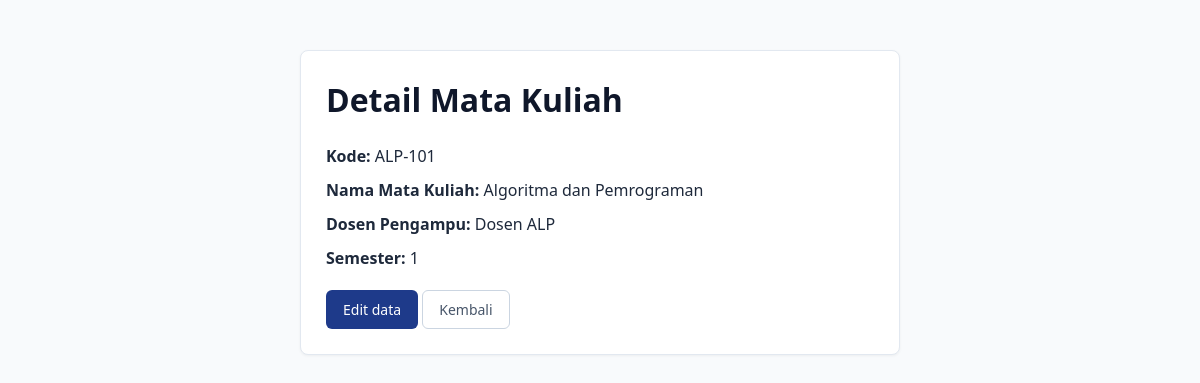
The page /detail_mata_kuliah.php?id=2 on the database its author committed.
### tables this page shows
CREATE TABLE mata_kuliah (
    id INT UNSIGNED AUTO_INCREMENT PRIMARY KEY,
    kode VARCHAR(20) NOT NULL UNIQUE,
    nama VARCHAR(100) NOT NULL,
    dosen VARCHAR(100) NOT NULL,
    semester TINYINT UNSIGNED NOT NULL
);

### detail_mata_kuliah.php (the view, shortened to what this page needs)
<?php
require 'koneksi.php';
$id = filter_var($_GET['id'] ?? '', FILTER_VALIDATE_INT);
$stmt = $conn->prepare("SELECT kode, nama, dosen, semester FROM mata_kuliah WHERE id = ?");
$stmt->bind_param("i", $id);
$stmt->execute();
$res = $stmt->get_result();
$data = $res->fetch_assoc();
?>
<!DOCTYPE html>
<html lang="id">
<head>
    <link rel="stylesheet" href="style.css">
</head>
<body>
    <div class="form-box">
        <h1>Detail Mata Kuliah</h1>
        <p style="margin-bottom: 10px;"><strong>Kode:</strong> <?= htmlspecialchars($data['kode']) ?></p>
        <p style="margin-bottom: 10px;"><strong>Nama Mata Kuliah:</strong> <?= htmlspecialchars($data['nama']) ?></p>
        <p style="margin-bottom: 10px;"><strong>Dosen Pengampu:</strong> <?= htmlspecialchars($data['dosen']) ?></p>
        <p style="margin-bottom: 20px;"><strong>Semester:</strong> <?= htmlspecialchars($data['semester']) ?></p>
        <div>
            <a href="edit_mata_kuliah.php?id=<?= $id ?>" class="btn btn-primary">Edit data</a>
            <a href="daftar_mata_kuliah.php" class="btn btn-secondary">Kembali</a>
        </div>
    </div>
</body>
</html>

### style.css (style rules this page uses)
* { box-sizing: border-box; margin: 0; padding: 0; }
body { font-family: 'Segoe UI', Tahoma, Geneva, Verdana, sans-serif; background-color: #f8fafc; color: #1e293b; line-height: 1.5; padding: 30px; max-width: 1000px; margin: 0 auto; }
h1, h2, h3 { color: #0f172a; margin-bottom: 20px; font-weight: 600; }
a { color: #2563eb; text-decoration: none; }
.btn { display: inline-block; padding: 8px 16px; font-size: 14px; font-weight: 500; border-radius: 6px; border: 1px solid transparent; cursor: pointer; text-decoration: none; transition: background-color 0.2s; }
.btn-primary { background-color: #1e3a8a; color: #ffffff; }
.btn-secondary { background-color: #ffffff; color: #475569; border-color: #cbd5e1; }
.form-box { background: #ffffff; border: 1px solid #e2e8f0; padding: 25px; border-radius: 8px; max-width: 600px; margin: 20px auto; box-shadow: 0 1px 3px rgba(0, 0, 0, 0.05); }

### rows shown on the page
mata_kuliah: kode "ALP-101", nama "Algoritma dan Pemrograman", dosen "Dosen ALP", semester "1"
